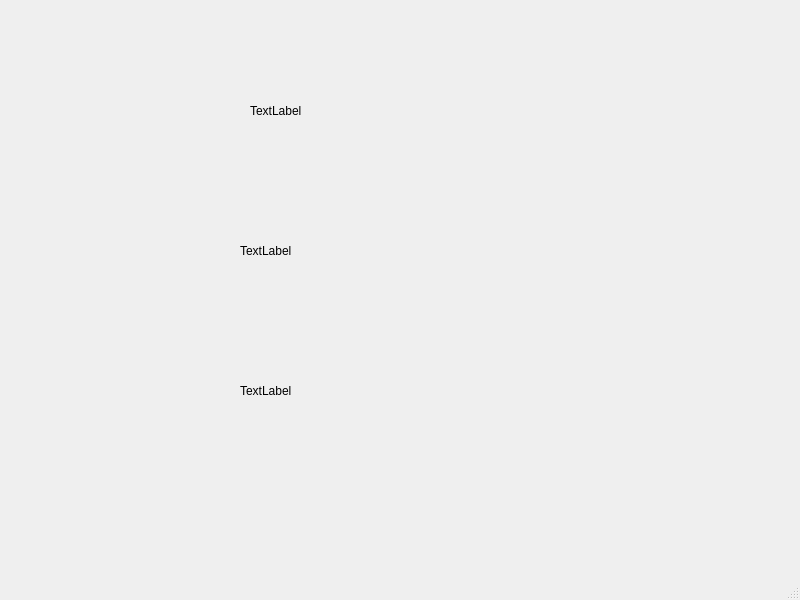
<?xml version="1.0" encoding="UTF-8"?>
<ui version="4.0">
 <class>MainWindow</class>
 <widget class="QMainWindow" name="MainWindow">
  <property name="enabled">
   <bool>true</bool>
  </property>
  <property name="geometry">
   <rect>
    <x>0</x>
    <y>0</y>
    <width>800</width>
    <height>600</height>
   </rect>
  </property>
  <property name="windowTitle">
   <string>MainWindow</string>
  </property>
  <widget class="QWidget" name="centralwidget">
   <widget class="QLabel" name="breakfast">
    <property name="geometry">
     <rect>
      <x>250</x>
      <y>80</y>
      <width>201</width>
      <height>61</height>
     </rect>
    </property>
    <property name="text">
     <string>TextLabel</string>
    </property>
   </widget>
   <widget class="QLabel" name="lunch">
    <property name="geometry">
     <rect>
      <x>240</x>
      <y>220</y>
      <width>201</width>
      <height>61</height>
     </rect>
    </property>
    <property name="text">
     <string>TextLabel</string>
    </property>
   </widget>
   <widget class="QLabel" name="dinner">
    <property name="geometry">
     <rect>
      <x>240</x>
      <y>360</y>
      <width>201</width>
      <height>61</height>
     </rect>
    </property>
    <property name="text">
     <string>TextLabel</string>
    </property>
   </widget>
  </widget>
  <widget class="QMenuBar" name="menubar">
   <property name="geometry">
    <rect>
     <x>0</x>
     <y>0</y>
     <width>800</width>
     <height>26</height>
    </rect>
   </property>
  </widget>
  <widget class="QStatusBar" name="statusbar"/>
 </widget>
 <resources/>
 <connections/>
</ui>
